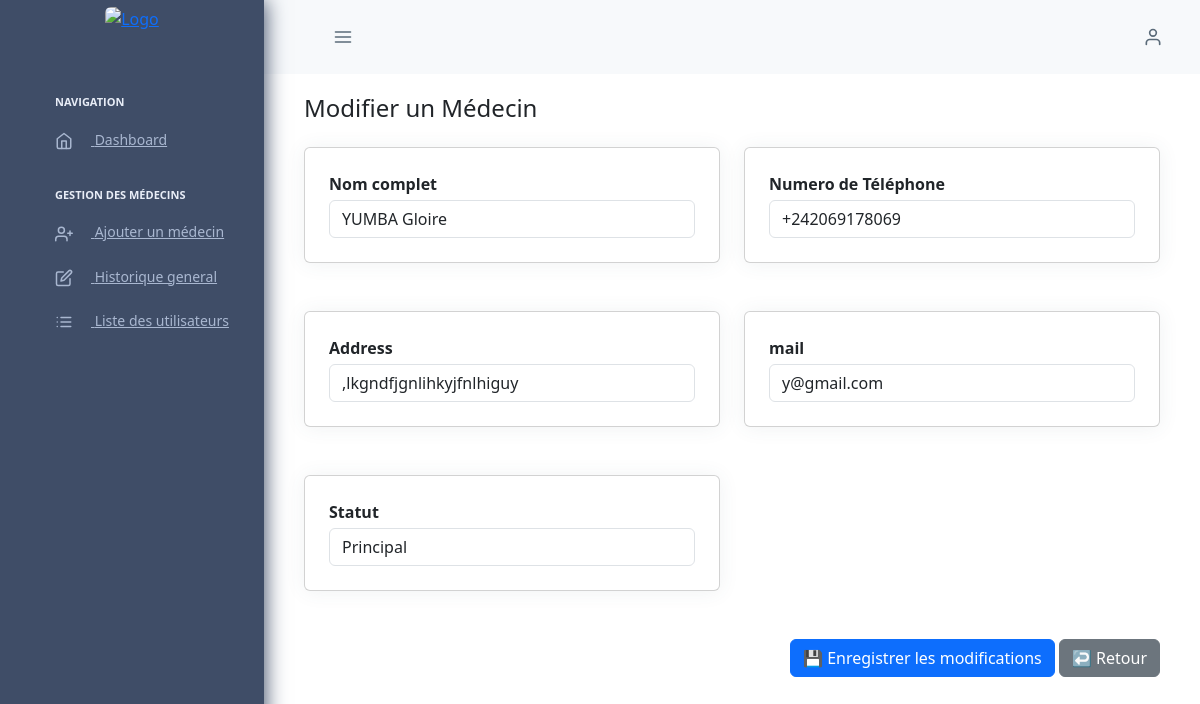
The app's page /modifier_medecin.php?id=43 (signed in) with its own data.
### tables this page shows
CREATE TABLE `users` (
  `id_utilisateur` int(11) NOT NULL,
  `username` varchar(50) NOT NULL,
  `identifiant` varchar(50) DEFAULT NULL,
  `password` varchar(255) NOT NULL,
  `phone_number` varchar(20) DEFAULT NULL,
  `address` varchar(255) DEFAULT NULL,
  `mail` varchar(100) DEFAULT NULL,
  `photo` varchar(255) DEFAULT NULL,
  `role` varchar(30) DEFAULT NULL,
  `statut` enum('principal','interimaire') DEFAULT 'interimaire',
  `date_creation` datetime NOT NULL DEFAULT current_timestamp(),
  `must_change_password` tinyint(1) DEFAULT 1
);

### modifier_medecin.php (the view, shortened to what this page needs)
<?php
require_once 'db.php';
$id = intval($_GET['id']);
$stmt = $pdo->prepare("SELECT * FROM users WHERE id_utilisateur = ?");
$stmt->execute([$id]);
$medecin = $stmt->fetch();
include 'includes/header.php';
include 'includes/sidebar-admin.php';
?>
<div class="pc-container">
  <div class="pc-content">
    <h4 class="mb-4">Modifier un Médecin</h4>
    <form method="post">
      <div class="grid grid-cols-12 gap-4">
        <div class="col-span-12 md:col-span-6">
          <div class="card p-4">
            <label class="font-semibold">Nom complet</label>
            <input type="text" name="username" class="form-control mt-1" value="<?= htmlspecialchars($medecin['username']) ?>" required>
          </div>
        </div>
        <div class="col-span-12 md:col-span-6">
          <div class="card p-4">
            <label class="font-semibold">Numero de Téléphone</label>
            <input type="phone_number" name="phone_number" class="form-control mt-1" value="<?= htmlspecialchars($medecin['phone_number']) ?>" required>
          </div>
        </div>
        <div class="col-span-12 md:col-span-6">
          <div class="card p-4">
            <label class="font-semibold">Address</label>
            <input type="text" name="address" class="form-control mt-1" value="<?= htmlspecialchars($medecin['address']) ?>">
          </div>
        </div>
        <div class="col-span-12 md:col-span-6">
          <div class="card p-4">
            <label class="font-semibold">mail</label>
            <input type="text" name="mail" class="form-control mt-1" value="<?= htmlspecialchars($medecin['mail']) ?>">
          </div>
        </div>
        <div class="col-span-12 md:col-span-6">
          <div class="card p-4">
            <label class="font-semibold">Statut</label>
            <select name="statut" class="form-control mt-1">
              <option value="principal" <?= $medecin['statut'] === 'principal' ? 'selected' : '' ?>>Principal</option>
            </select>
          </div>
        </div>
        <div class="col-span-12 text-end">
          <button type="submit" class="btn btn-primary">💾 Enregistrer les modifications</button>
          <a href="liste_medecins.php" class="btn btn-secondary">↩️ Retour</a>
        </div>
      </div>
    </form>
  </div>
</div>
<?php include 'includes/footer.php'; ?>

### records on screen
users: username "YUMBA Gloire", phone_number "+242069178069", address ",lkgndfjgnlihkyjfnlhiguy", mail "y@gmail.com", statut "Principal"
